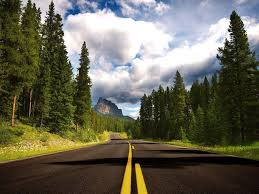
#> input picture 4VP21CS113_CG/scenery3.jpeg, 259 x 194 px
$ python 11img.py
#> lines starting #> are read from the running program, lines starting #| are printed output that depends on the picture; after the words box and inside, x2 and y2 are one past the last pixel; in counts of white or black regions, pixels touching at a corner belong together
#!/usr/bin/env python3
# -*- coding: utf-8 -*-
"""
Created on Tue Jul 16 15:47:40 2024

@author: lab2pc19
"""

import cv2
image=cv2.imread('scenery3.jpeg')
#> image is the input picture: shape (194, 259, 3); mean B, G, R 84.2, 100.4, 102.4
gray=cv2.cvtColor(image,cv2.COLOR_BGR2GRAY)
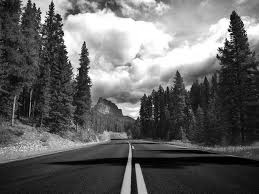
#> gray: shape (194, 259); min 0, max 255, mean 99.2
blurred=cv2.GaussianBlur(gray,(5,5),0)
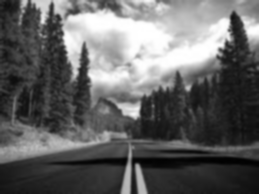
#> blurred: shape (194, 259); min 1, max 255, mean 99.2
contours,_=cv2.findContours(blurred,cv2.RETR_EXTERNAL,cv2.CHAIN_APPROX_SIMPLE)
#> contours = [[[0, 0], [0, 193], [258, 193], [258, 0]]]
contour_image=image.copy()
cv2.drawContours(contour_image,contours,-1,(0,255,0),2)
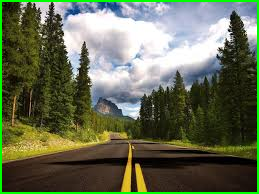
#> contour_image: shape (194, 259, 3); 3.57% of pixels changed, all inside (x1, y1, x2, y2) = (0, 0, 259, 194)
cv2.imshow('Contoured Image',contour_image)
cv2.waitKey(0)
cv2.destroyAllWindows()

$ run again, with 4VP21CS113_CG/scenery2.jpeg copied over 4VP21CS113_CG/scenery3.jpeg
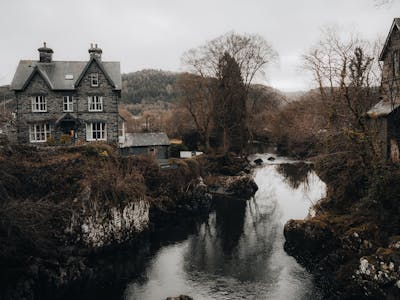
#> input picture 4VP21CS113_CG/scenery2.jpeg, 400 x 300 px
#> image is the input picture: shape (300, 400, 3); mean B, G, R 91.7, 94.7, 97.7
#> `blurred=cv2.GaussianBlur(gray,(5,5),0)`:
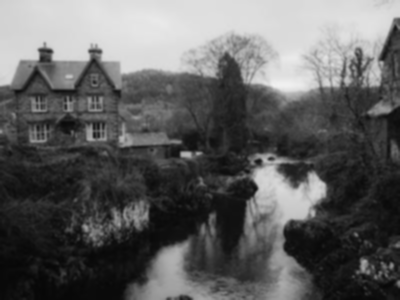
#> blurred: shape (300, 400); min 7, max 241, mean 95.2
#> contours = [[[0, 0], [0, 299], [399, 299], [399, 0]]]
#> `cv2.drawContours(contour_image,contours,-1,(0,255,0),2)`:
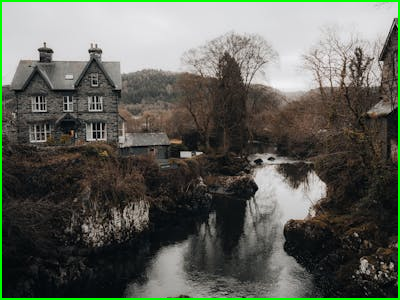
#> contour_image: shape (300, 400, 3); 2.32% of pixels changed, all inside (x1, y1, x2, y2) = (0, 0, 400, 300)

$ run again, with 4VP21CS113_CG/waterfall.jpeg copied over 4VP21CS113_CG/scenery3.jpeg
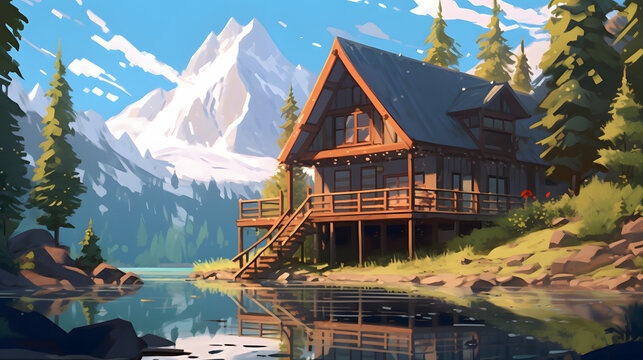
#> input picture 4VP21CS113_CG/waterfall.jpeg, 643 x 360 px
#> image is the input picture: shape (360, 643, 3); mean B, G, R 115.9, 116.9, 110
#> `blurred=cv2.GaussianBlur(gray,(5,5),0)`:
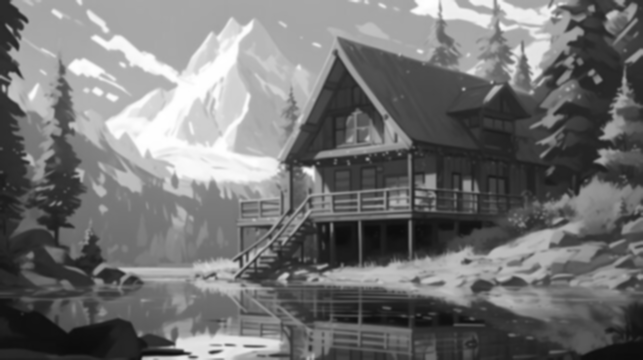
#> blurred: shape (360, 643); min 12, max 255, mean 114.7
#> contours = [[[0, 0], [0, 359], [642, 359], [642, 0]]]
#> `cv2.drawContours(contour_image,contours,-1,(0,255,0),2)`:
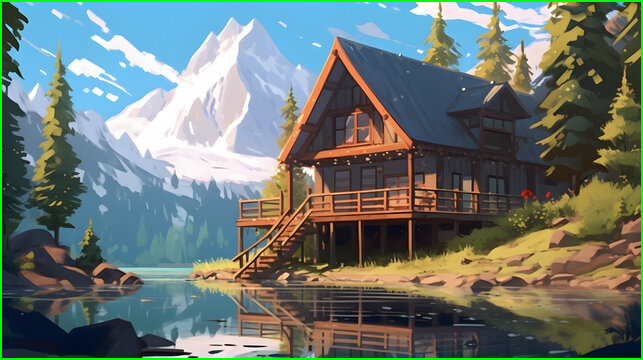
#> contour_image: shape (360, 643, 3); 1.73% of pixels changed, all inside (x1, y1, x2, y2) = (0, 0, 643, 360)
